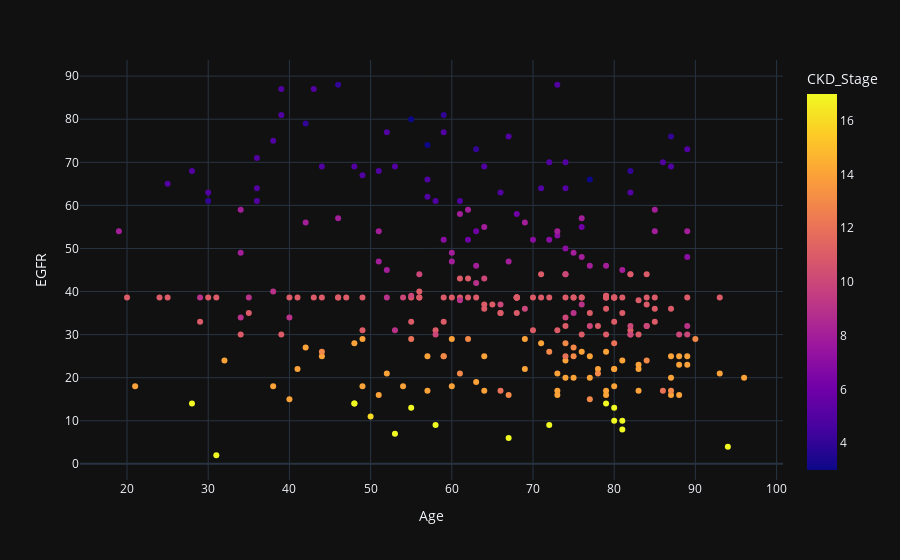

The cell this chart's notebook holds for it:
### Code cell
scatter('Age','EGFR')

### Figure 1 — Plotly figure (JSON) as saved in the notebook; plotly's stock layout.template omitted (floating-point values rounded to 4 significant figures; data arrays with more than 128 entries replaced by an {"elided": "..."} marker saying what was removed)
{"data": [{"hovertemplate": "Age=%{x}<br>EGFR=%{y}<br>CKD_Stage=%{marker.color}<extra></extra>", "legendgroup": "", "marker": {"color": {"elided": "286 int values"}, "coloraxis": "coloraxis", "symbol": "circle"}, "mode": "markers", "name": "", "orientation": "v", "showlegend": false, "type": "scatter", "x": {"elided": "286 int values"}, "xaxis": "x", "y": {"elided": "286 float values"}, "yaxis": "y"}], "layout": {"coloraxis": {"colorbar": {"title": {"text": "CKD_Stage"}}, "colorscale": [[0, "#0d0887"], [0.1111, "#46039f"], [0.2222, "#7201a8"], [0.3333, "#9c179e"], [0.4444, "#bd3786"], [0.5556, "#d8576b"], [0.6667, "#ed7953"], [0.7778, "#fb9f3a"], [0.8889, "#fdca26"], [1, "#f0f921"]]}, "legend": {"tracegroupgap": 0}, "margin": {"t": 60}, "xaxis": {"anchor": "y", "domain": [0, 1], "title": {"text": "Age"}}, "yaxis": {"anchor": "x", "domain": [0, 1], "title": {"text": "EGFR"}}}}
